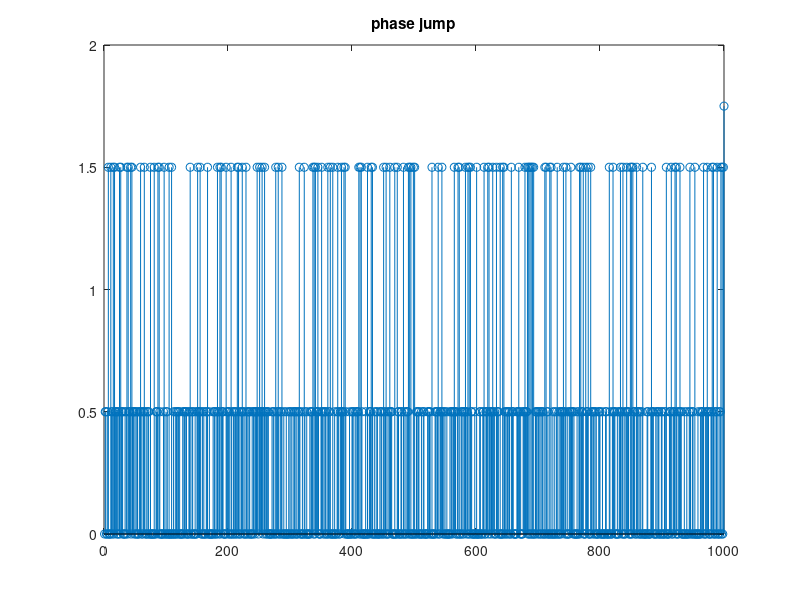
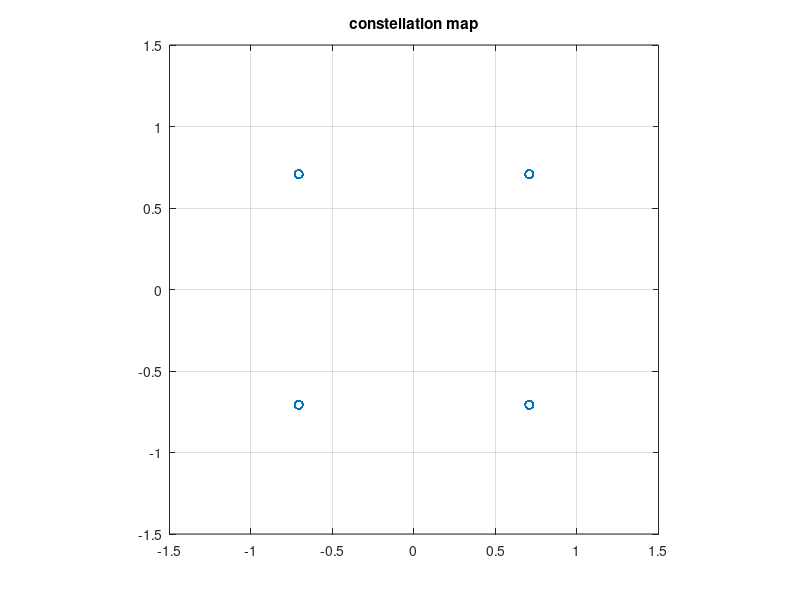
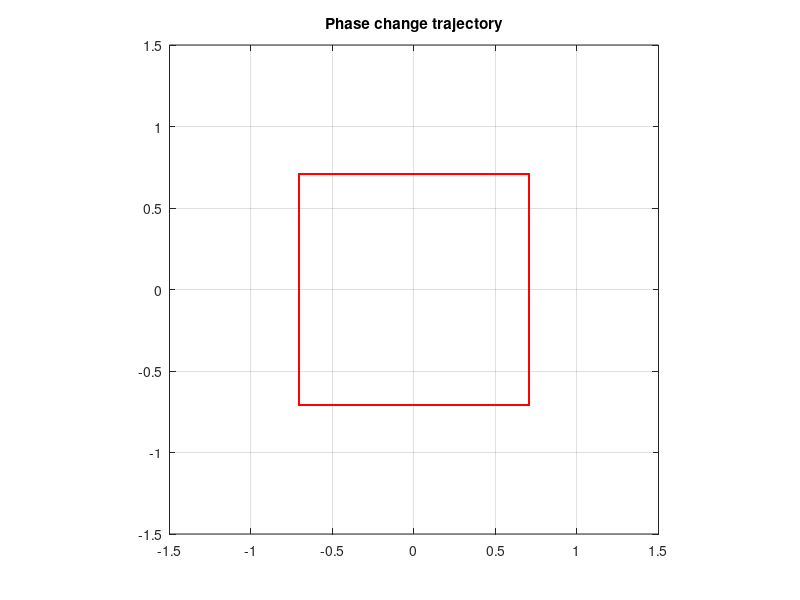
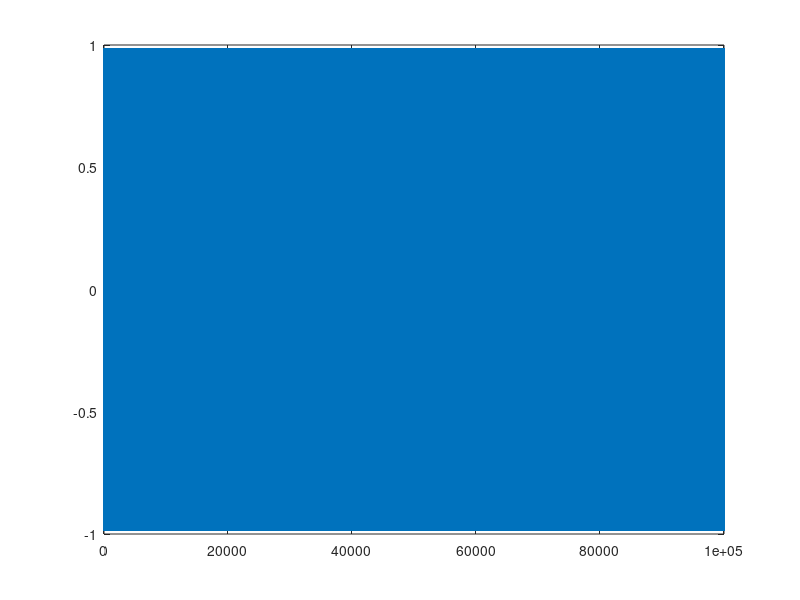

Recreate these plots in MATLAB, in order. (Note: this script raises an error after producing the figures.)
%OQPSK
clc
clear

Rs=10e2;                                        %bit ratio
Ts=1/Rs;
N=1000;                                          %Number of bits to process
fc=10e3;                                        %carrier frequency
fs=10e4;                                        %sample frequency
T=1/fs;
t=(0:(round(N*Ts/T)-1))*T;
r=round(Ts/T);

a=rand(1,N)>0.5;                               %bit symbol

%% serial-to-paralle
Idata=a(1:2:end);
Idata=repmat(Idata,2,1);
Idata=Idata(:)';

Qdata=a(2:2:end);
Qdata=repmat(Qdata,2,1);
Qdata=Qdata(:)';

%% Qdata delay one bit
Qdata=[0,Qdata(1:end-1)];

%% Gray coded
% 00->0->5pi/4
% 01->1->7pi/4
% 10->2->3pi/4
% 11->3-> pi/4
two_bits_decimal = [2,1]*[Qdata;Idata];
phase_code=pi*[5/4,7/4,3/4,1/4];
phi=phase_code(two_bits_decimal+1);
%From here we can see that there is no phase jump of pi.only pi/2
figure
stem(abs(phi/pi-[phi(2:end),0]/pi));                
title('phase jump')
phi_sample=repmat(phi,r,1);
phi_sample=phi_sample(:)';

%% constellation
j=sqrt(-1);
s=cos(phi)+sin(phi)*j;
figure
plot(s,'o')
grid on;axis('equal',[-1.5 1.5 -1.5 1.5]);
title('constellation map')
%hold on 
figure
plot(s,'r')
grid on;axis('equal',[-1.5 1.5 -1.5 1.5]);
title('Phase change trajectory')

%% carrier wave
xc=cos(2*pi*fc*t);
xs=sin(2*pi*fc*t);

%% OQPSK
A=1;    %amplitude
OQPSK_signal=A*(cos(phi_sample).*xc-sin(phi_sample).*xs);
figure
plot(OQPSK_signal)
figure
plotSpectral(OQPSK_signal,fs)

s_complex=cos(phi_sample)+sin(phi_sample)*j;
